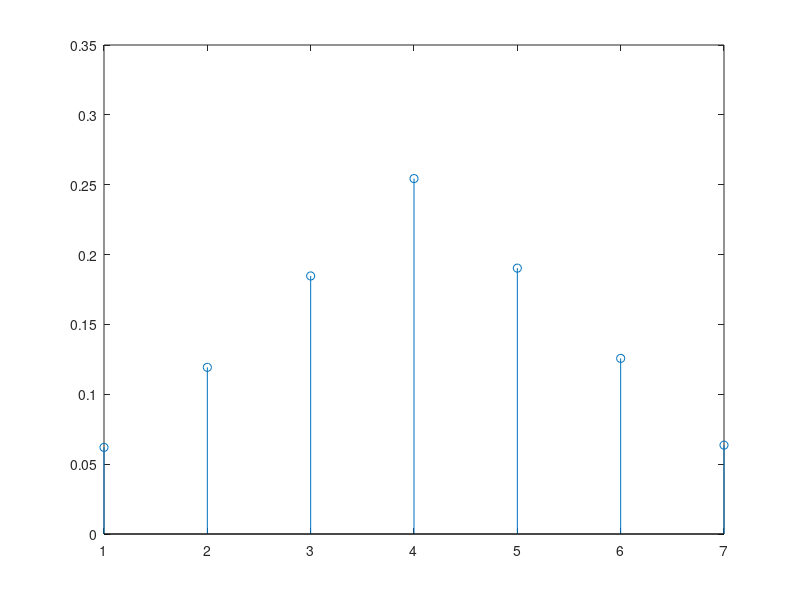

Write MATLAB code to recreate this figure.
%teste pratico de 2017

%% EX 1

%a)
%erro 0     1    2
T = [0.9   0.6  0.6
     0.09  0.4  0.4
     0.01  0.1  0.1]
 
v = [0;0;1]

%b)

u = T^4*v;

fprintf("0 erros: %2.2f\n",u(1));
fprintf("1 erro: %2.2f\n",u(2));
fprintf("2 ou mais erros: %2.2f\n",u(3));

%c)


%% Ex 2

%a)

N = ones(5,5)*1/5

%     C   D   E   F   G
H = [ 0   1/2 1/3 1/4 0
      1/2 0   0   1/4 1/2
      1/2 1/2 1/3 1/4 0
      0   0   1/3 0   1/2
      0   0   0   1/4 0]
  
B = 0.8

A = B*H + (1-B)*N

%b)

v = [1/5;1/5;1/5;1/5;1/5]

u = A^10*v

fprintf("c: %2.2f\n",u(1));
fprintf("D: %2.2f\n",u(2));
fprintf("E: %2.2f\n",u(3));
fprintf("F: %2.2f\n",u(4));
fprintf("G: %2.2f\n",u(5));

%% EXERCÍCIO 1
% Considere um processo aleatório que gera dois números: o primeiro número
% de 1 a 4 (com todos os valores igualmente prováveis) e o segundo número
% de 5 a 8 (com todos os valores também igualmente prováveis).
% Seja X a variável aleatória que representa o segundo número menos o
% primeiro número.
% (a) (3.0 valores) Estime por simulação (usando 10000 simulações) a função
%     massa de probabilidade da variável aleatória X e apresente-a num
%     gráfico do tipo stem.

N = 1e4;
PNum = randi([1,4],1,N);
SNum = randi([5,8],1,N);

for i = 1:N
    sub(i) = SNum(i) - PNum(i);
end

X = [1:7];
for i = 1:7
    p(i)=sum(i==sub)/N;
end

stem(X,p(1:7));
% (b) (2.0 valores) Com base na função massa de probabilidade estimada,
%     estime o valor esperado, a variância e o desvio padrão da variável
%     aleatória X.
E = X*p(1:7)'

var = ((X-E).^2)*p(1:7)'

dp = sqrt(var)

% (c) (2.0 valores) Determine o valor teórico da probabilidade de X ser
%     menor que 2, sabendo que o segundo número é 5.

a = 1/4
b= 1/4
P = (a&b)/b;